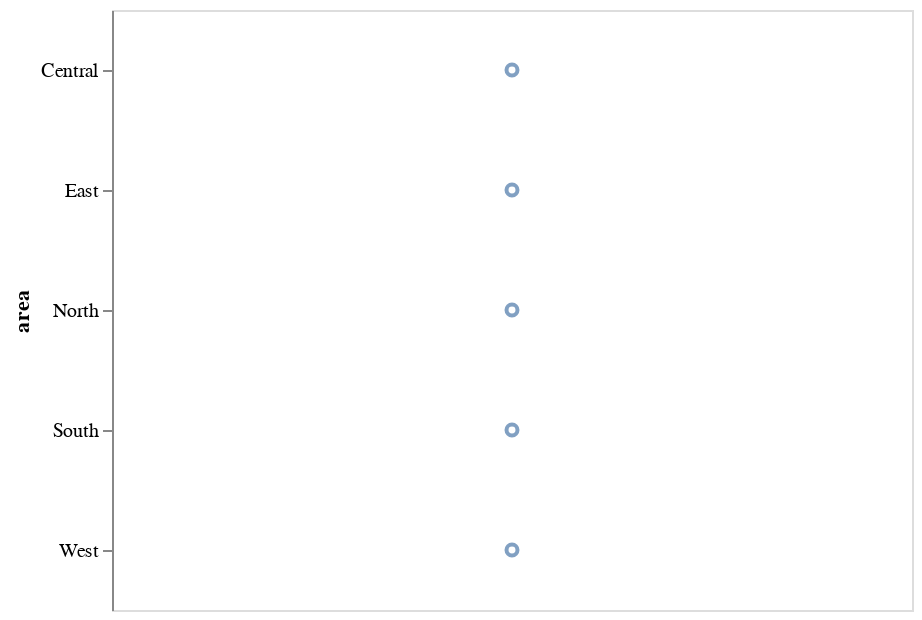

Notebook cell for this chart:
### Markdown cell above
Adding the *encoding channels* like positions will start to make the visualisation work

Let us add `area` to the Position X channel

### Code cell
alt.Chart(sample).mark_point().encode(y="area")

### Figure 1 — Vega-Lite specification as saved in the notebook (floating-point values rounded to 4 significant figures)
{"$schema": "https://vega.github.io/schema/vega-lite/v3.4.0.json", "config": {"mark": {"tooltip": null}, "view": {"height": 300, "width": 400}}, "data": {"name": "data-e9a1bf97bac3c6f8642dc2ef7d8e4b49"}, "datasets": {"data-e9a1bf97bac3c6f8642dc2ef7d8e4b49": [{"area": "North", "profit": 2, "sales": 5}, {"area": "East", "profit": 8, "sales": 25}, {"area": "West", "profit": 6, "sales": 15}, {"area": "South", "profit": 5, "sales": 20}, {"area": "Central", "profit": 3, "sales": 10}]}, "encoding": {"y": {"field": "area", "type": "nominal"}}, "mark": "point"}
